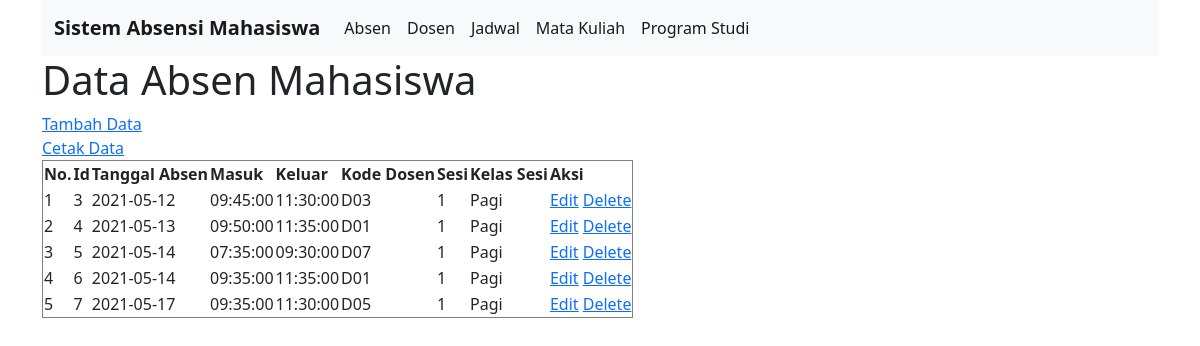
The app's page /absen.php with its own data.
### tables this page shows
CREATE TABLE `tblabsen` (
  `idabsen` int(5) NOT NULL,
  `tglabsen` date NOT NULL,
  `masuk` time NOT NULL,
  `keluar` time NOT NULL,
  `kodedosen` varchar(5) NOT NULL,
  `sesi` char(1) NOT NULL,
  `kelassesi` varchar(8) NOT NULL
);

### connection.php (called while the page is built)
<?php
class Connection
{
    public function get_connection()
    {
        $host = "localhost";
        $database = "absensi_mahasiswa";
        $username = "root";
        $password = "";
        $connect = new mysqli($host, $username, $password, $database);
        return $connect;
    }
}
?>

### model.php (called while the page is built, shortened)
<?php
include 'connection.php';
class Model extends Connection
{
    public function __construct()
    {
        $this->conn = $this->get_connection();
    }
     public function tampil_data_absen()
     {
         $sql = "SELECT * FROM tblabsen";
         $bind = $this->conn->query($sql);
         while ($obj = $bind->fetch_object()) {
             $baris[] = $obj;
         }
         if (!empty($baris)) {
             return $baris;
         }
     }
}

### absen.php (the view, shortened to what this page needs)
<?php
include 'model.php';
$model = new Model();
$index = 1;
?>
<!doctype html>
<html lang="en">
<div class="container">
<nav class="navbar navbar-expand-lg navbar-light bg-light">
  <div class="container-fluid">
    <a class="navbar-brand" href="#"><b>Sistem Absensi Mahasiswa</b></a>
    <div class="collapse navbar-collapse" id="navbarNav">
      <ul class="navbar-nav">
        <li class="nav-item">
          <a class="nav-link active" href="absen.php">Absen</a>
        </li>
        <li class="nav-item">
          <a class="nav-link active" href="dosen.php">Dosen</a>
        </li>
        <li class="nav-item">
          <a class="nav-link active" href="jadwal.php">Jadwal</a>
        </li>
        <li class="nav-item">
          <a class="nav-link active" href="matakuliah.php">Mata Kuliah</a>
        </li>
        <li class="nav-item">
          <a class="nav-link active" href="prodi.php">Program Studi</a>
        </li>
      </ul>
    </div>
  </div>
</nav>
<head>
    <link href="https://cdn.jsdelivr.net/npm/bootstrap@5.0.0-beta3/dist/css/bootstrap.min.css" rel="stylesheet">
</head>
<body>
        <h1>Data Absen Mahasiswa</h1>
        <a href="create_absen.php">Tambah Data</a>
        <br>
        <a href="print_absen.php" target="_blank">Cetak Data</a>
        <br>
        <table border="1">
            <thead>
                <tr>
                    <th>No.</th>
                    <th>Id</th>
                    <th>Tanggal Absen</th>
                    <th>Masuk</th>
                    <th>Keluar</th>
                    <th>Kode Dosen</th>
                    <th>Sesi</th>
                    <th>Kelas Sesi</th>
                    <th>Aksi</th>
                </tr>
            </thead>
            <tbody>
                <?php
                $result = $model->tampil_data_absen();
                if (!empty($result)) {
                    foreach ($result as $data) : ?>
                        <tr>
                            <td><?= $index++ ?></td>
                            <td><?= $data->idabsen ?></td>
                            <td><?= $data->tglabsen ?></td>
                            <td><?= $data->masuk ?></td>
                            <td><?= $data->keluar ?></td>
                            <td><?= $data->kodedosen ?></td>
                            <td><?= $data->sesi ?></td>
                            <td><?= $data->kelassesi ?></td>
                            <td>
                                <a name="edit" id="edit" href="edit_absen.php?id=<?= $data->idabsen ?>">Edit</a>
                                <a name="hapus" id="hapus" href="process.php?absen_id=<?= $data->idabsen ?>">Delete</a>
                            </td>
                        </tr>
                    <?php endforeach;
                } else { ?>
                <tr>
                    <td colspan="9">Belum ada data pada tabel absen mahasiswa.</td>
                </tr>
                <?php } ?>
            </tbody>
        </table>
    </div>
</body>
</html>

### records on screen
tblabsen: idabsen "3", tglabsen "2021-05-12", masuk "09:45:00", keluar "11:30:00", kodedosen "D03", sesi "1", kelassesi "Pagi"
tblabsen: idabsen "4", tglabsen "2021-05-13", masuk "09:50:00", keluar "11:35:00", kodedosen "D01", sesi "1", kelassesi "Pagi"
tblabsen: idabsen "5", tglabsen "2021-05-14", masuk "07:35:00", keluar "09:30:00", kodedosen "D07", sesi "1", kelassesi "Pagi"
tblabsen: idabsen "6", tglabsen "2021-05-14", masuk "09:35:00", keluar "11:35:00", kodedosen "D01", sesi "1", kelassesi "Pagi"
tblabsen: idabsen "7", tglabsen "2021-05-17", masuk "09:35:00", keluar "11:30:00", kodedosen "D05", sesi "1", kelassesi "Pagi"
